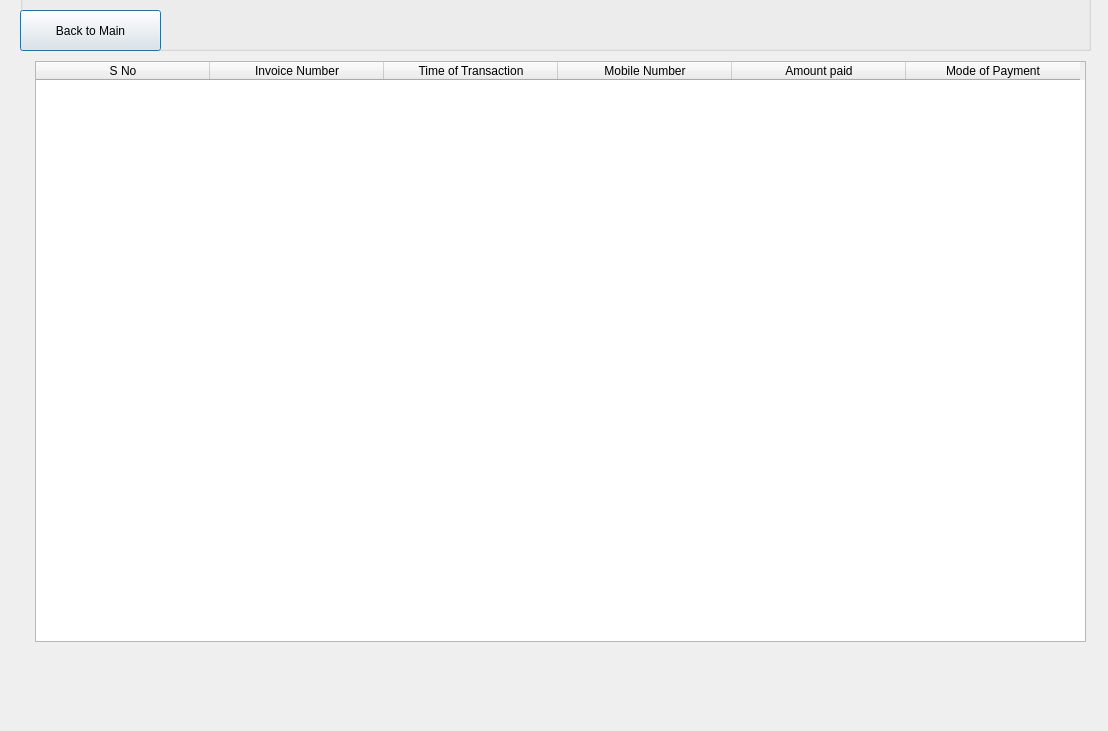
<?xml version="1.0" encoding="UTF-8"?>
<ui version="4.0">
 <class>Dialog</class>
 <widget class="QDialog" name="Dialog">
  <property name="geometry">
   <rect>
    <x>0</x>
    <y>0</y>
    <width>1108</width>
    <height>731</height>
   </rect>
  </property>
  <property name="windowTitle">
   <string>Dialog</string>
  </property>
  <widget class="QGroupBox" name="groupBox">
   <property name="geometry">
    <rect>
     <x>20</x>
     <y>-10</y>
     <width>1071</width>
     <height>61</height>
    </rect>
   </property>
   <property name="title">
    <string/>
   </property>
   <widget class="QPushButton" name="backbtnmain">
    <property name="geometry">
     <rect>
      <x>0</x>
      <y>20</y>
      <width>141</width>
      <height>41</height>
     </rect>
    </property>
    <property name="text">
     <string>Back to Main</string>
    </property>
   </widget>
  </widget>
  <widget class="QTableWidget" name="prevTransTable">
   <property name="geometry">
    <rect>
     <x>35</x>
     <y>61</y>
     <width>1051</width>
     <height>581</height>
    </rect>
   </property>
   <attribute name="horizontalHeaderCascadingSectionResizes">
    <bool>true</bool>
   </attribute>
   <attribute name="horizontalHeaderDefaultSectionSize">
    <number>174</number>
   </attribute>
   <column>
    <property name="text">
     <string>S No</string>
    </property>
   </column>
   <column>
    <property name="text">
     <string>Invoice Number</string>
    </property>
   </column>
   <column>
    <property name="text">
     <string>Time of Transaction</string>
    </property>
   </column>
   <column>
    <property name="text">
     <string>Mobile Number</string>
    </property>
   </column>
   <column>
    <property name="text">
     <string>Amount paid</string>
    </property>
   </column>
   <column>
    <property name="text">
     <string>Mode of Payment</string>
    </property>
   </column>
  </widget>
 </widget>
 <resources/>
 <connections/>
</ui>
